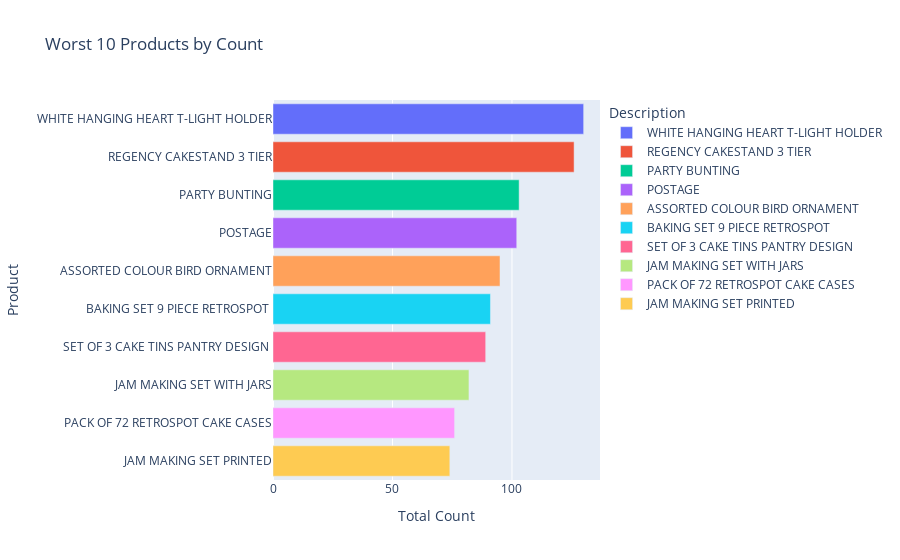

Here is the notebook cell this chart was saved with:
### Code cell
worst_product=final_df[final_df['Segment']=='hibernatig']['Description'].value_counts().nlargest(10)
worst_product_df = worst_product.reset_index()
worst_product_df.columns = ['Description', 'Count']

plt.figure(figsize=(4, 4)) 
fig = px.bar(worst_product_df,y='Description',x='Count',color='Description',title="Worst 10 Products by Count")
fig.update_layout(yaxis_title="Product",xaxis_title="Total Count")
fig.show()

### Figure 1 — Plotly figure (JSON) as saved in the notebook; plotly's stock layout.template omitted (floating-point values rounded to 4 significant figures)
{"data": [{"alignmentgroup": "True", "hovertemplate": "Description=%{y}<br>Count=%{x}<extra></extra>", "legendgroup": "WHITE HANGING HEART T-LIGHT HOLDER", "marker": {"color": "#636efa", "pattern": {"shape": ""}}, "name": "WHITE HANGING HEART T-LIGHT HOLDER", "offsetgroup": "WHITE HANGING HEART T-LIGHT HOLDER", "orientation": "h", "showlegend": true, "textposition": "auto", "type": "bar", "x": [130], "xaxis": "x", "y": ["WHITE HANGING HEART T-LIGHT HOLDER"], "yaxis": "y"}, {"alignmentgroup": "True", "hovertemplate": "Description=%{y}<br>Count=%{x}<extra></extra>", "legendgroup": "REGENCY CAKESTAND 3 TIER", "marker": {"color": "#EF553B", "pattern": {"shape": ""}}, "name": "REGENCY CAKESTAND 3 TIER", "offsetgroup": "REGENCY CAKESTAND 3 TIER", "orientation": "h", "showlegend": true, "textposition": "auto", "type": "bar", "x": [126], "xaxis": "x", "y": ["REGENCY CAKESTAND 3 TIER"], "yaxis": "y"}, {"alignmentgroup": "True", "hovertemplate": "Description=%{y}<br>Count=%{x}<extra></extra>", "legendgroup": "PARTY BUNTING", "marker": {"color": "#00cc96", "pattern": {"shape": ""}}, "name": "PARTY BUNTING", "offsetgroup": "PARTY BUNTING", "orientation": "h", "showlegend": true, "textposition": "auto", "type": "bar", "x": [103], "xaxis": "x", "y": ["PARTY BUNTING"], "yaxis": "y"}, {"alignmentgroup": "True", "hovertemplate": "Description=%{y}<br>Count=%{x}<extra></extra>", "legendgroup": "POSTAGE", "marker": {"color": "#ab63fa", "pattern": {"shape": ""}}, "name": "POSTAGE", "offsetgroup": "POSTAGE", "orientation": "h", "showlegend": true, "textposition": "auto", "type": "bar", "x": [102], "xaxis": "x", "y": ["POSTAGE"], "yaxis": "y"}, {"alignmentgroup": "True", "hovertemplate": "Description=%{y}<br>Count=%{x}<extra></extra>", "legendgroup": "ASSORTED COLOUR BIRD ORNAMENT", "marker": {"color": "#FFA15A", "pattern": {"shape": ""}}, "name": "ASSORTED COLOUR BIRD ORNAMENT", "offsetgroup": "ASSORTED COLOUR BIRD ORNAMENT", "orientation": "h", "showlegend": true, "textposition": "auto", "type": "bar", "x": [95], "xaxis": "x", "y": ["ASSORTED COLOUR BIRD ORNAMENT"], "yaxis": "y"}, {"alignmentgroup": "True", "hovertemplate": "Description=%{y}<br>Count=%{x}<extra></extra>", "legendgroup": "BAKING SET 9 PIECE RETROSPOT ", "marker": {"color": "#19d3f3", "pattern": {"shape": ""}}, "name": "BAKING SET 9 PIECE RETROSPOT ", "offsetgroup": "BAKING SET 9 PIECE RETROSPOT ", "orientation": "h", "showlegend": true, "textposition": "auto", "type": "bar", "x": [91], "xaxis": "x", "y": ["BAKING SET 9 PIECE RETROSPOT "], "yaxis": "y"}, {"alignmentgroup": "True", "hovertemplate": "Description=%{y}<br>Count=%{x}<extra></extra>", "legendgroup": "SET OF 3 CAKE TINS PANTRY DESIGN ", "marker": {"color": "#FF6692", "pattern": {"shape": ""}}, "name": "SET OF 3 CAKE TINS PANTRY DESIGN ", "offsetgroup": "SET OF 3 CAKE TINS PANTRY DESIGN ", "orientation": "h", "showlegend": true, "textposition": "auto", "type": "bar", "x": [89], "xaxis": "x", "y": ["SET OF 3 CAKE TINS PANTRY DESIGN "], "yaxis": "y"}, {"alignmentgroup": "True", "hovertemplate": "Description=%{y}<br>Count=%{x}<extra></extra>", "legendgroup": "JAM MAKING SET WITH JARS", "marker": {"color": "#B6E880", "pattern": {"shape": ""}}, "name": "JAM MAKING SET WITH JARS", "offsetgroup": "JAM MAKING SET WITH JARS", "orientation": "h", "showlegend": true, "textposition": "auto", "type": "bar", "x": [82], "xaxis": "x", "y": ["JAM MAKING SET WITH JARS"], "yaxis": "y"}, {"alignmentgroup": "True", "hovertemplate": "Description=%{y}<br>Count=%{x}<extra></extra>", "legendgroup": "PACK OF 72 RETROSPOT CAKE CASES", "marker": {"color": "#FF97FF", "pattern": {"shape": ""}}, "name": "PACK OF 72 RETROSPOT CAKE CASES", "offsetgroup": "PACK OF 72 RETROSPOT CAKE CASES", "orientation": "h", "showlegend": true, "textposition": "auto", "type": "bar", "x": [76], "xaxis": "x", "y": ["PACK OF 72 RETROSPOT CAKE CASES"], "yaxis": "y"}, {"alignmentgroup": "True", "hovertemplate": "Description=%{y}<br>Count=%{x}<extra></extra>", "legendgroup": "JAM MAKING SET PRINTED", "marker": {"color": "#FECB52", "pattern": {"shape": ""}}, "name": "JAM MAKING SET PRINTED", "offsetgroup": "JAM MAKING SET PRINTED", "orientation": "h", "showlegend": true, "textposition": "auto", "type": "bar", "x": [74], "xaxis": "x", "y": ["JAM MAKING SET PRINTED"], "yaxis": "y"}], "layout": {"barmode": "relative", "legend": {"title": {"text": "Description"}, "tracegroupgap": 0}, "title": {"text": "Worst 10 Products by Count"}, "xaxis": {"anchor": "y", "domain": [0, 1], "title": {"text": "Total Count"}}, "yaxis": {"anchor": "x", "categoryarray": ["JAM MAKING SET PRINTED", "PACK OF 72 RETROSPOT CAKE CASES", "JAM MAKING SET WITH JARS", "SET OF 3 CAKE TINS PANTRY DESIGN ", "BAKING SET 9 PIECE RETROSPOT ", "ASSORTED COLOUR BIRD ORNAMENT", "POSTAGE", "PARTY BUNTING", "REGENCY CAKESTAND 3 TIER", "WHITE HANGING HEART T-LIGHT HOLDER"], "categoryorder": "array", "domain": [0, 1], "title": {"text": "Product"}}}}
